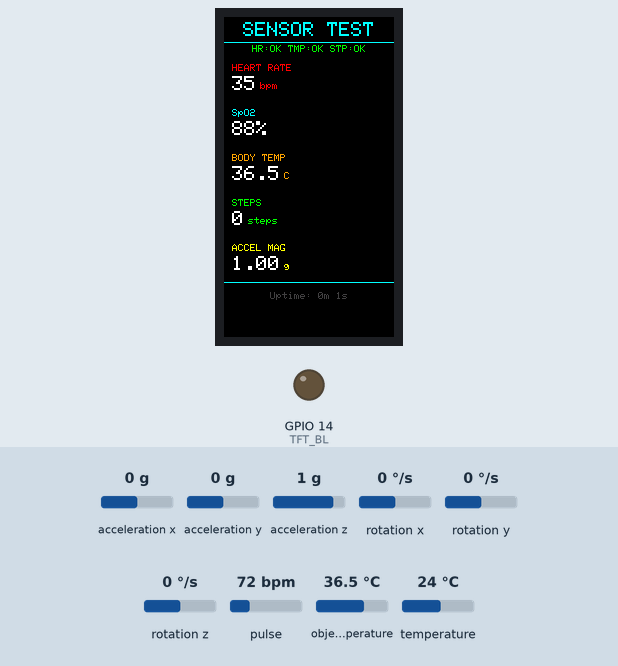
Recording of a sketch running on a simulated ESP32. Parts: 170×320 colour display, output pins drawn as LEDs (lit = HIGH). The inputs (shaded band) are chosen by the test bench; at power-on: acceleration x 0 g, acceleration y 0 g, acceleration z 1 g, pulse 72 bpm, object temperature 36.5 °C, rotation x 0 °/s, rotation y 0 °/s, rotation z 0 °/s, temperature 24 °C. What the sketch prints to the serial monitor is not drawn.

Above: at 1.9 s.
2.0 s: acceleration x set to -1.4 g
At 2.7 s:
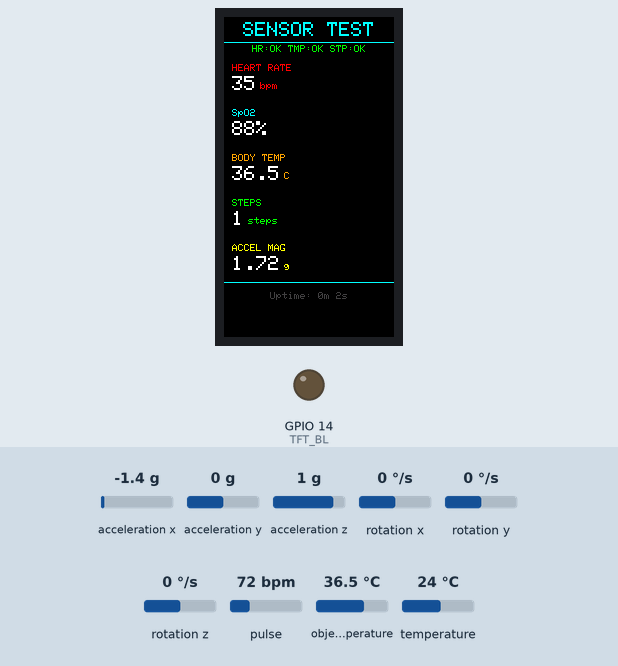
4.3 s: acceleration y set to -1.4 g
At 5.2 s:
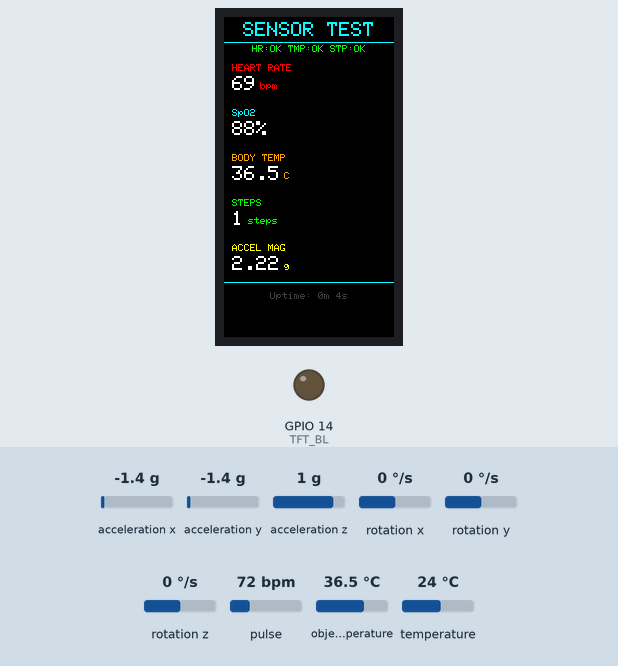
6.9 s: acceleration z set to -1.4 g
At 8.8 s:
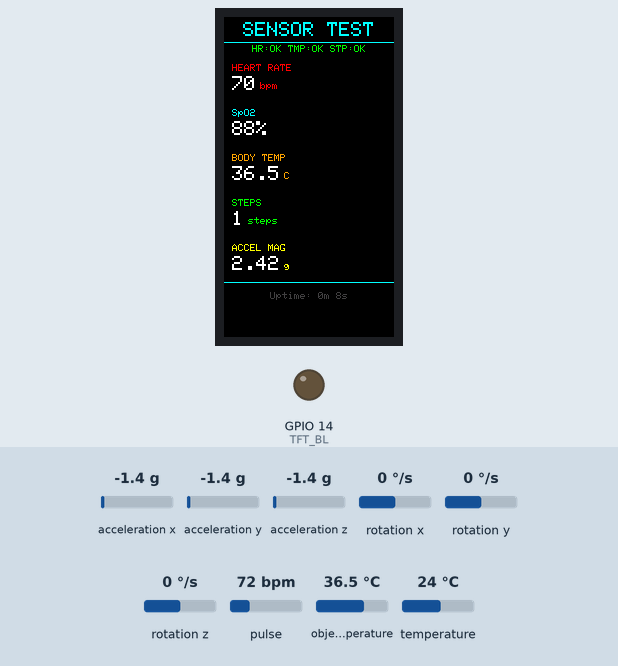
9.0 s: pulse set to 42 bpm
At 10.9 s:
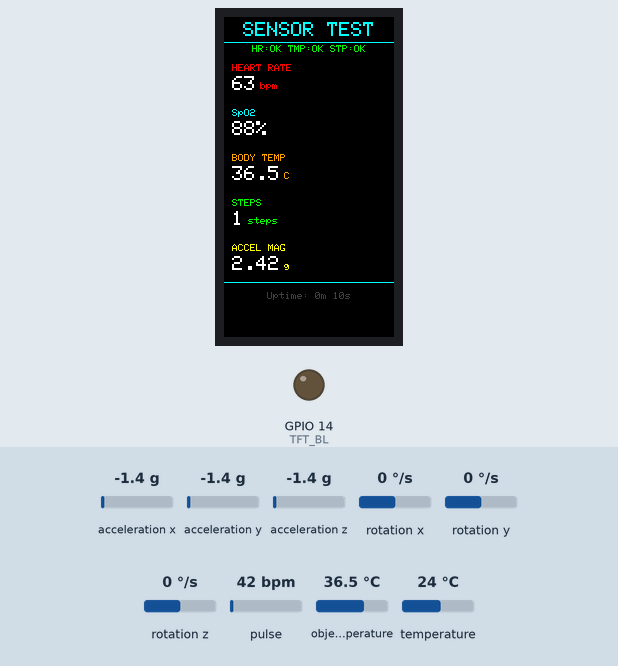
12.0 s: object temperature set to 20 °C
At 13.0 s:
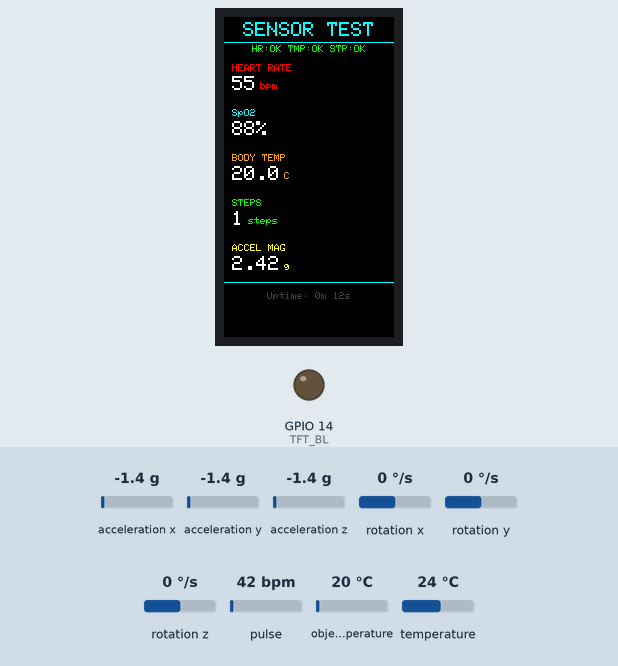
Timing chart, 0 to 15.0 s (numbered marks = the images above; inputs shaded):
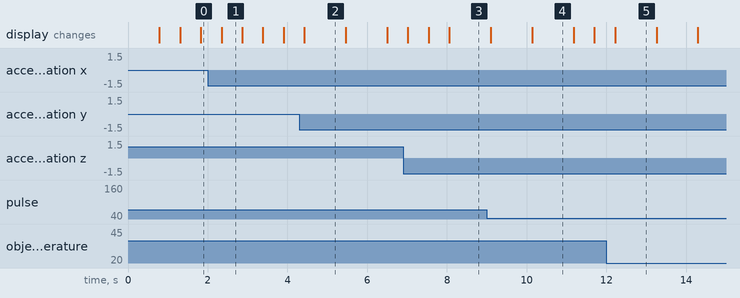

Measured:
- what the display in image 1 shows lasts 0.6 s, from 2.3 s to 2.9 s
- what the display in image 5 shows lasts 1.1 s, from 12.2 s to 13.3 s

The sketch:

Sensor_Test.ino
```cpp
// ============================================================================
// Sensor Test — Read MAX30102, MLX90614, MPU6050 and display on LCD
//
// Upload this AFTER running I2C_Scanner and confirming all 3 sensors found.
// ============================================================================

#include <Arduino.h>
#include <Wire.h>
#include <Arduino_GFX_Library.h>

// Sensor libraries
#include <MAX30105.h>           // SparkFun MAX3010x library
#include <heartRate.h>          // SparkFun heart rate algorithm
#include <Adafruit_MLX90614.h>  // Adafruit MLX90614
#include <Adafruit_MPU6050.h>   // Adafruit MPU6050
#include <Adafruit_Sensor.h>    // Unified sensor

// ─── Pin mapping (same as ESP32_SmartWatch) ────────────────────────────────
#define TFT_MOSI  13
#define TFT_SCLK  10
#define TFT_DC    11
#define TFT_CS    12
#define TFT_RST    9
#define TFT_BL    14
#define I2C_SDA   47
#define I2C_SCL   48
#define SCREEN_W  170
#define SCREEN_H  320

// ─── Display setup (HWSPI — proven working) ───────────────────────────────
Arduino_DataBus *bus = new Arduino_HWSPI(TFT_DC, TFT_CS, TFT_SCLK, TFT_MOSI);
Arduino_GFX *gfx = new Arduino_ST7789(bus, TFT_RST, 0, false, SCREEN_W, SCREEN_H, 35, 0, 35, 0);

// ─── Colors ────────────────────────────────────────────────────────────────
#define C_BG      0x0000
#define C_WHITE   0xFFFF
#define C_GRAY    0x4208
#define C_RED     0xF800
#define C_GREEN   0x07E0
#define C_ORANGE  0xFD20
#define C_CYAN    0x07FF
#define C_YELLOW  0xFFE0

// ─── Sensor objects ────────────────────────────────────────────────────────
MAX30105 max30102;
Adafruit_MLX90614 mlx;
Adafruit_MPU6050 mpu;

// ─── Sensor status flags ───────────────────────────────────────────────────
bool hasMAX30102 = false;
bool hasMLX90614 = false;
bool hasMPU6050  = false;

// ─── Heart rate variables (SparkFun algorithm) ─────────────────────────────
#define HR_SAMPLES 4
byte hrRates[HR_SAMPLES];
byte hrRateSpot = 0;
long lastHRBeat = 0;
float hrBPM = 0;
int hrAvgBPM = 0;

// ─── SpO2 variables (simple ratio method) ──────────────────────────────────
float spo2Value = 0;

// ─── Step counter variables (pedometer) ────────────────────────────────────
int stepCount = 0;
float lastMag = 0;
bool stepPeak = false;
float stepThreshold = 1.3;  // g-force threshold for step detection
unsigned long lastStepTime = 0;

// ─── Temperature ───────────────────────────────────────────────────────────
float bodyTemp = 0;

// ─── LCD update timer ──────────────────────────────────────────────────────
unsigned long lastLCDUpdate = 0;
#define LCD_UPDATE_MS 500  // Refresh LCD every 500ms

// ─── Helper: draw centered text ────────────────────────────────────────────
void drawCentered(const char* text, int y, uint16_t color, uint8_t sz) {
  gfx->setTextSize(sz);
  gfx->setTextColor(color);
  int16_t x1, y1;
  uint16_t w, h;
  gfx->getTextBounds(text, 0, 0, &x1, &y1, &w, &h);
  gfx->setCursor((SCREEN_W - w) / 2, y);
  gfx->print(text);
}

// ─── Helper: draw a sensor row on LCD ──────────────────────────────────────
void drawSensorRow(int y, const char* label, const char* value, const char* unit, uint16_t color, bool ok) {
  gfx->fillRect(0, y, SCREEN_W, 36, C_BG);  // Clear row

  gfx->setTextSize(1);
  gfx->setTextColor(ok ? color : C_GRAY);
  gfx->setCursor(8, y + 2);
  gfx->print(label);

  gfx->setTextSize(2);
  gfx->setTextColor(ok ? C_WHITE : C_GRAY);
  gfx->setCursor(8, y + 14);
  gfx->print(value);

  gfx->setTextSize(1);
  gfx->setTextColor(ok ? color : C_GRAY);
  int16_t x1, y1;
  uint16_t tw, th;
  gfx->getTextBounds(value, 0, 0, &x1, &y1, &tw, &th);
  // approximate: textSize 2 chars are ~12px wide
  gfx->setCursor(8 + strlen(value) * 12 + 4, y + 20);
  gfx->print(unit);
}

// ════════════════════════════════════════════════════════════════════════════
// SETUP
// ════════════════════════════════════════════════════════════════════════════
void setup() {
  Serial.begin(115200);
  delay(500);
  Serial.println("\n=== SENSOR TEST — MAX30102 + MLX90614 + MPU6050 ===");

  // --- Init I2C ---
  Wire.begin(I2C_SDA, I2C_SCL);
  Serial.printf("I2C: SDA=%d SCL=%d\n", I2C_SDA, I2C_SCL);

  // --- Init Display ---
  if (!gfx->begin()) {
    Serial.println("Display init FAILED!");
  }
  gfx->fillScreen(C_BG);
  gfx->invertDisplay(true);
  pinMode(TFT_BL, OUTPUT);
  digitalWrite(TFT_BL, LOW);

  drawCentered("Sensor Test", 10, C_CYAN, 2);
  drawCentered("Initializing...", 40, C_GRAY, 1);

  // --- Init MAX30102 ---
  Serial.print("MAX30102... ");
  if (max30102.begin(Wire, I2C_SPEED_FAST, 0x57)) {
    hasMAX30102 = true;
    max30102.setup();                    // Default settings
    max30102.setPulseAmplitudeRed(0x0A); // Low for proximity detection
    max30102.setPulseAmplitudeGreen(0);  // Turn off green LED
    Serial.println("OK");
  } else {
    Serial.println("NOT FOUND");
  }

  // --- Init MLX90614 ---
  Serial.print("MLX90614... ");
  if (mlx.begin(0x5A, &Wire)) {
    hasMLX90614 = true;
    Serial.println("OK");
  } else {
    Serial.println("NOT FOUND");
  }

  // --- Init MPU6050 ---
  Serial.print("MPU6050... ");
  if (mpu.begin(0x68, &Wire)) {
    hasMPU6050 = true;
    mpu.setAccelerometerRange(MPU6050_RANGE_4_G);
    mpu.setGyroRange(MPU6050_RANGE_500_DEG);
    mpu.setFilterBandwidth(MPU6050_BAND_21_HZ);
    Serial.println("OK");
  } else {
    Serial.println("NOT FOUND");
  }

  // --- Draw initial LCD layout ---
  gfx->fillScreen(C_BG);
  drawCentered("SENSOR TEST", 5, C_CYAN, 2);
  gfx->drawFastHLine(0, 25, SCREEN_W, C_CYAN);

  // Status line
  char statusBuf[40];
  snprintf(statusBuf, sizeof(statusBuf), "HR:%s TMP:%s STP:%s",
           hasMAX30102 ? "OK" : "--",
           hasMLX90614 ? "OK" : "--",
           hasMPU6050  ? "OK" : "--");
  drawCentered(statusBuf, 28, C_GREEN, 1);

  Serial.println("\nSensor init complete. Starting readings...\n");
}

// ════════════════════════════════════════════════════════════════════════════
// LOOP
// ════════════════════════════════════════════════════════════════════════════
void loop() {

  // ─── Read MAX30102 (heart rate + SpO2) ─────────────────────────────────
  if (hasMAX30102) {
    long irValue = max30102.getIR();

    if (irValue > 50000) {  // Finger is on the sensor
      if (checkForBeat(irValue)) {
        long delta = millis() - lastHRBeat;
        lastHRBeat = millis();

        hrBPM = 60.0 / (delta / 1000.0);

        if (hrBPM > 20 && hrBPM < 255) {
          hrRates[hrRateSpot++ % HR_SAMPLES] = (byte)hrBPM;

          // Average
          int total = 0;
          for (byte i = 0; i < HR_SAMPLES; i++) total += hrRates[i];
          hrAvgBPM = total / HR_SAMPLES;
        }
      }

      // Simple SpO2 estimation from red/IR ratio
      long redValue = max30102.getRed();
      if (redValue > 0 && irValue > 0) {
        float ratio = (float)redValue / (float)irValue;
        // Simplified SpO2 formula (approximate, not medical-grade)
        spo2Value = constrain(110.0 - 25.0 * ratio, 70, 100);
      }
    } else {
      hrAvgBPM = 0;  // No finger detected
      spo2Value = 0;
    }
  }

  // ─── Read MLX90614 (body temperature) ──────────────────────────────────
  if (hasMLX90614) {
    bodyTemp = mlx.readObjectTempC();
    // Filter out obviously wrong readings
    if (bodyTemp < 15.0 || bodyTemp > 50.0) {
      bodyTemp = 0;
    }
  }

  // ─── Read MPU6050 (step counter) ───────────────────────────────────────
  if (hasMPU6050) {
    sensors_event_t a, g, temp;
    mpu.getEvent(&a, &g, &temp);

    // Calculate acceleration magnitude in g
    float mag = sqrt(a.acceleration.x * a.acceleration.x +
                     a.acceleration.y * a.acceleration.y +
                     a.acceleration.z * a.acceleration.z) / 9.81;

    // Simple peak detection pedometer
    unsigned long now = millis();
    if (mag > stepThreshold && !stepPeak && (now - lastStepTime > 300)) {
      stepPeak = true;
      stepCount++;
      lastStepTime = now;
    }
    if (mag < stepThreshold - 0.2) {
      stepPeak = false;
    }
    lastMag = mag;
  }

  // ─── Update LCD (throttled) ────────────────────────────────────────────
  if (millis() - lastLCDUpdate >= LCD_UPDATE_MS) {
    lastLCDUpdate = millis();

    char buf[32];

    // Heart Rate row (y=45)
    if (hasMAX30102 && hrAvgBPM > 0) {
      snprintf(buf, sizeof(buf), "%d", hrAvgBPM);
      drawSensorRow(45, "HEART RATE", buf, "bpm", C_RED, true);
    } else {
      drawSensorRow(45, "HEART RATE", hasMAX30102 ? "---" : "N/A", "bpm", C_RED, hasMAX30102);
    }

    // SpO2 row (y=90)
    if (hasMAX30102 && spo2Value > 0) {
      snprintf(buf, sizeof(buf), "%.0f%%", spo2Value);
      drawSensorRow(90, "SpO2", buf, "", C_CYAN, true);
    } else {
      drawSensorRow(90, "SpO2", hasMAX30102 ? "---" : "N/A", "", C_CYAN, hasMAX30102);
    }

    // Temperature row (y=135)
    if (hasMLX90614 && bodyTemp > 0) {
      char tempStr[16];
      dtostrf(bodyTemp, 4, 1, tempStr);
      drawSensorRow(135, "BODY TEMP", tempStr, "C", C_ORANGE, true);
    } else {
      drawSensorRow(135, "BODY TEMP", hasMLX90614 ? "---" : "N/A", "C", C_ORANGE, hasMLX90614);
    }

    // Steps row (y=180)
    if (hasMPU6050) {
      snprintf(buf, sizeof(buf), "%d", stepCount);
      drawSensorRow(180, "STEPS", buf, "steps", C_GREEN, true);
    } else {
      drawSensorRow(180, "STEPS", "N/A", "steps", C_GREEN, false);
    }

    // Accel magnitude (y=225) — useful for debugging step detection
    if (hasMPU6050) {
      char magStr[16];
      dtostrf(lastMag, 4, 2, magStr);
      drawSensorRow(225, "ACCEL MAG", magStr, "g", C_YELLOW, true);
    }

    // Divider
    gfx->drawFastHLine(0, 265, SCREEN_W, C_CYAN);

    // Uptime
    gfx->fillRect(0, 270, SCREEN_W, 20, C_BG);
    char uptimeBuf[32];
    unsigned long sec = millis() / 1000;
    snprintf(uptimeBuf, sizeof(uptimeBuf), "Uptime: %lum %lus", sec / 60, sec % 60);
    drawCentered(uptimeBuf, 275, C_GRAY, 1);

    // Serial output
    Serial.printf("HR=%d bpm  SpO2=%.0f%%  Temp=%.1fC  Steps=%d  Mag=%.2fg\n",
                  hrAvgBPM, spo2Value, bodyTemp, stepCount, lastMag);
  }

  delay(10);  // Small delay for stability
}
```
